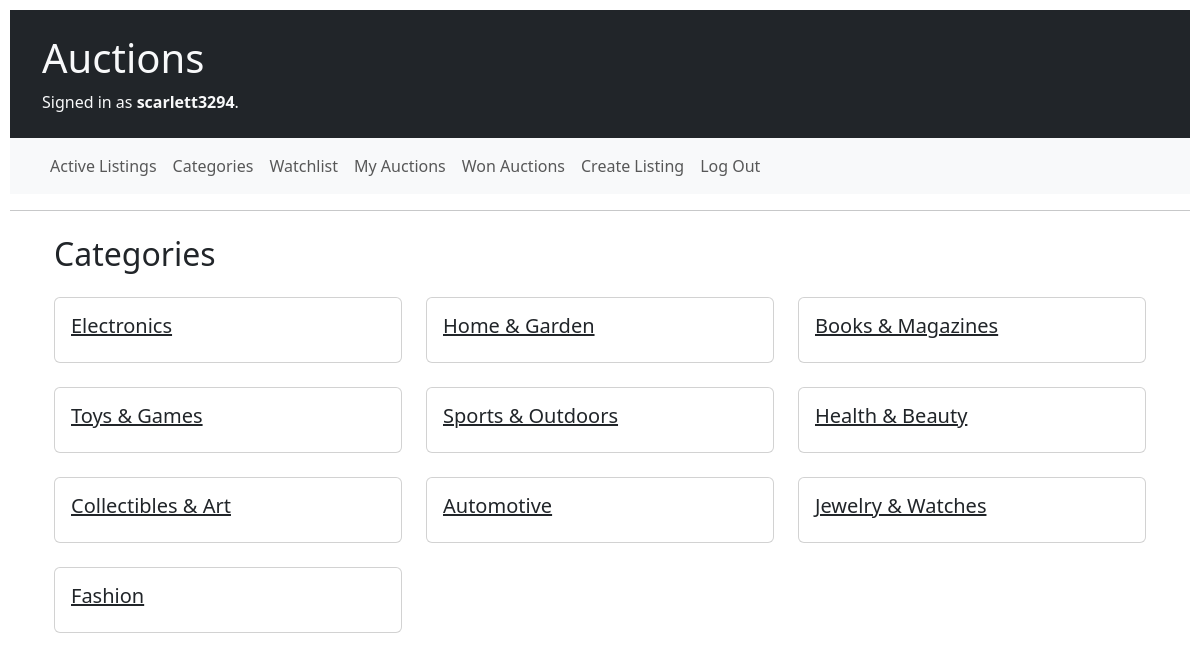
/categories/ (signed in), run on the app's committed database.
### auctions/models.py (models this page shows, shortened)
class User(AbstractUser):
    pass

class Category(models.Model):
    name = models.CharField(max_length=60)

### auctions/views.py (the view)
# urls.py: path("categories/", views.categories, name="categories"),
@login_required
def categories(request):
    category_items = Category.objects.all()
    return render(request, "auctions/categories.html", {
        "category_items": category_items
    })

### auctions/templates/auctions/categories.html
{% extends "auctions/layout.html" %}
{% block body %}
    <section class="categories">
        <div class="container">
            <h2 class="mt-4 mb-4">Categories</h2>
            <div class="row">
                {% for category in category_items %}
                    <div class="col-lg-4 mb-4">
                        <div class="card">
                            <div class="card-body">
                                <h5 class="card-title">
                                    <a href="{% url 'listing_by_category' category.id %}" class="text-dark">{{ category.name }}</a>
                                </h5>
                            </div>
                        </div>
                    </div>
                {% endfor %}
            </div>
        </div>
    </section>
{% endblock %}

### auctions/templates/auctions/layout.html (shortened to what this page needs)
{% load static %}
<!DOCTYPE html>
<html lang="en">
<head>
    <link href="https://cdn.jsdelivr.net/npm/bootstrap@5.3.3/dist/css/bootstrap.min.css" rel="stylesheet">
    <link href="{% static 'auctions/styles.css' %}" rel="stylesheet">
</head>
<body>
    <header class="bg-dark text-light py-4">
        <div class="container">
            <h1>Auctions</h1>
            <div>
                {% if user.is_authenticated %}
                    <p class="mb-0">Signed in as <strong>{{ user.username }}</strong>.</p>
                {% else %}
                    <p class="mb-0">Not signed in.</p>
                {% endif %}
            </div>
        </div>
    </header>
    <nav class="navbar navbar-expand-lg navbar-light bg-light">
        <div class="container">
            <ul class="navbar-nav mr-auto">
                <li class="nav-item">
                    <a class="nav-link" href="{% url 'index' %}">Active Listings</a>
                </li>
                {% if user.is_authenticated %}
                    <li class="nav-item">
                        <a class="nav-link" href="{% url 'categories' %}">Categories</a>
                    </li>
                    <li class="nav-item">
                        <a class="nav-link" href="{% url 'watchlist' %}">Watchlist</a>
                    </li>
                    <li class="nav-item">
                        <a class="nav-link" href="{% url 'my_auctions' %}">My Auctions</a>
                    </li>
                    <li class="nav-item">
                        <a class="nav-link" href="{% url 'won_auctions' %}">Won Auctions</a>
                    </li>
                    <li class="nav-item">
                        <a class="nav-link" href="{% url 'create' %}">Create Listing</a>
                    </li>
                    <li class="nav-item">
                        <a class="nav-link" href="{% url 'logout' %}">Log Out</a>
                    </li>
                {% endif %}
            </ul>
        </div>
    </nav>
    <hr>
    <main class="container mt-4">
        {% block body %}
        {% endblock %}
    </main>
</body>
</html>

### auctions/static/auctions/styles.css (style rules this page uses)
body { padding: 10px; }

### data on the page
User: username "scarlett3294"
Category: name "Electronics"
Category: name "Home & Garden"
Category: name "Books & Magazines"
Category: name "Toys & Games"
Category: name "Sports & Outdoors"
Category: name "Health & Beauty"
Category: name "Collectibles & Art"
Category: name "Automotive"
Category: name "Jewelry & Watches"
Category: name "Fashion"
